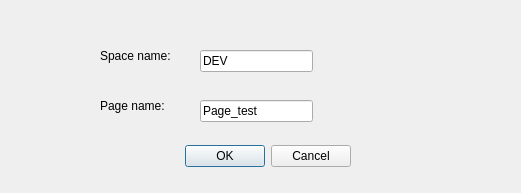
<?xml version="1.0" encoding="UTF-8"?>
<ui version="4.0">
 <class>Dialog</class>
 <widget class="QDialog" name="Dialog">
  <property name="geometry">
   <rect>
    <x>0</x>
    <y>0</y>
    <width>521</width>
    <height>193</height>
   </rect>
  </property>
  <property name="windowTitle">
   <string>Dialog</string>
  </property>
  <widget class="QDialogButtonBox" name="buttonBox">
   <property name="geometry">
    <rect>
     <x>10</x>
     <y>140</y>
     <width>341</width>
     <height>32</height>
    </rect>
   </property>
   <property name="orientation">
    <enum>Qt::Horizontal</enum>
   </property>
   <property name="standardButtons">
    <set>QDialogButtonBox::Cancel|QDialogButtonBox::Ok</set>
   </property>
  </widget>
  <widget class="QLineEdit" name="space_field">
   <property name="geometry">
    <rect>
     <x>200</x>
     <y>50</y>
     <width>113</width>
     <height>22</height>
    </rect>
   </property>
   <property name="text">
    <string>DEV</string>
   </property>
  </widget>
  <widget class="QLineEdit" name="page_field">
   <property name="geometry">
    <rect>
     <x>200</x>
     <y>100</y>
     <width>113</width>
     <height>22</height>
    </rect>
   </property>
   <property name="text">
    <string>Page_test</string>
   </property>
  </widget>
  <widget class="QLabel" name="label">
   <property name="geometry">
    <rect>
     <x>100</x>
     <y>40</y>
     <width>101</width>
     <height>31</height>
    </rect>
   </property>
   <property name="text">
    <string>Space name: </string>
   </property>
  </widget>
  <widget class="QLabel" name="label_2">
   <property name="geometry">
    <rect>
     <x>100</x>
     <y>90</y>
     <width>91</width>
     <height>31</height>
    </rect>
   </property>
   <property name="text">
    <string>Page name: </string>
   </property>
  </widget>
 </widget>
 <resources/>
 <connections>
  <connection>
   <sender>buttonBox</sender>
   <signal>accepted()</signal>
   <receiver>Dialog</receiver>
   <slot>accept()</slot>
   <hints>
    <hint type="sourcelabel">
     <x>248</x>
     <y>254</y>
    </hint>
    <hint type="destinationlabel">
     <x>157</x>
     <y>274</y>
    </hint>
   </hints>
  </connection>
  <connection>
   <sender>buttonBox</sender>
   <signal>rejected()</signal>
   <receiver>Dialog</receiver>
   <slot>reject()</slot>
   <hints>
    <hint type="sourcelabel">
     <x>316</x>
     <y>260</y>
    </hint>
    <hint type="destinationlabel">
     <x>286</x>
     <y>274</y>
    </hint>
   </hints>
  </connection>
 </connections>
</ui>
